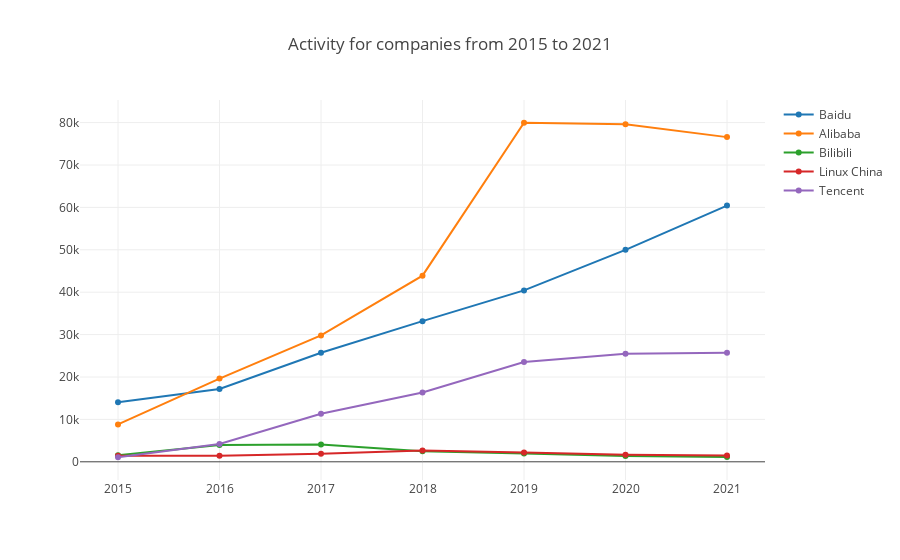

The notebook cell saved with this chart:
### Markdown cell above
- getRepoActivity

This function will return the repo activity with the config param.

Here is an example of all Chinese projects group by Company and by year from 2015 to 2021.

### Code cell
var startYear = 2015, startMonth = 1, endYear = 2021, endMonth = 12, x = [];
for (let y = startYear; y <= endYear; y++) x.push(`${y}`);
openDigger.index.activity.getRepoActivity({labelIntersect: ['Company', ':regions/China'], startYear, startMonth, endYear, endMonth, groupBy: 'Company', groupTimeRange: 'year', limit: 5}).then(data => {
    openDigger.render.plotly(data.map(row => {
        return { x, y: row.activity, mode: 'scatter', name: row.label };
    }), {title: `Activity for companies from ${startYear} to ${endYear}`, xaxis: {type: 'category'}});
});

### Figure 1 — Plotly figure (JSON) as saved in the notebook; plotly's stock layout.template omitted (floating-point values rounded to 4 significant figures)
{"data": [{"mode": "scatter", "name": "Baidu", "x": ["2015", "2016", "2017", "2018", "2019", "2020", "2021"], "y": [14030.0, 17180.0, 25720.0, 33170.0, 40430.0, 50000.0, 60430.0]}, {"mode": "scatter", "name": "Alibaba", "x": ["2015", "2016", "2017", "2018", "2019", "2020", "2021"], "y": [8825.0, 19620.0, 29810.0, 43910.0, 79960.0, 79600.0, 76570.0]}, {"mode": "scatter", "name": "Bilibili", "x": ["2015", "2016", "2017", "2018", "2019", "2020", "2021"], "y": [1532.0, 3983.0, 4095.0, 2475.0, 1949.0, 1369.0, 1109.0]}, {"mode": "scatter", "name": "Linux China", "x": ["2015", "2016", "2017", "2018", "2019", "2020", "2021"], "y": [1427.0, 1397.0, 1901.0, 2665.0, 2166.0, 1684.0, 1504.0]}, {"mode": "scatter", "name": "Tencent", "x": ["2015", "2016", "2017", "2018", "2019", "2020", "2021"], "y": [1072.0, 4195.0, 11320.0, 16340.0, 23550.0, 25490.0, 25700.0]}], "layout": {"autosize": true, "title": {"text": "Activity for companies from 2015 to 2021"}, "xaxis": {"autorange": true, "range": [-0.3581, 6.358], "type": "category"}, "yaxis": {"autorange": true, "range": [-5439.0, 86470.0], "type": "linear"}}}
